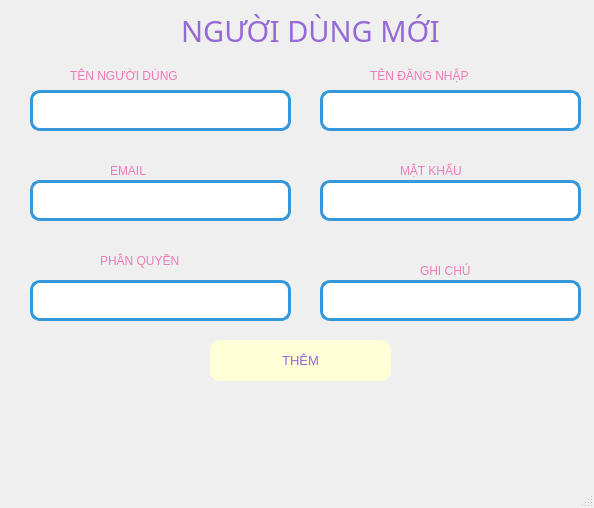
<?xml version="1.0" encoding="UTF-8"?>
<ui version="4.0">
 <class>MainWindow</class>
 <widget class="QMainWindow" name="MainWindow">
  <property name="geometry">
   <rect>
    <x>0</x>
    <y>0</y>
    <width>594</width>
    <height>508</height>
   </rect>
  </property>
  <property name="windowTitle">
   <string>MainWindow</string>
  </property>
  <widget class="QWidget" name="centralwidget">
   <widget class="QTextEdit" name="txt_email">
    <property name="geometry">
     <rect>
      <x>30</x>
      <y>180</y>
      <width>261</width>
      <height>41</height>
     </rect>
    </property>
    <property name="styleSheet">
     <string notr="true">border-radius: 10px;
        border: 3px solid #3498db;  /* Viền xanh dương */
        background-color: #ffffff</string>
    </property>
   </widget>
   <widget class="QLabel" name="labelTitle">
    <property name="geometry">
     <rect>
      <x>120</x>
      <y>10</y>
      <width>381</width>
      <height>41</height>
     </rect>
    </property>
    <property name="font">
     <font>
      <family>Segoe UI Black</family>
      <pointsize>22</pointsize>
      <weight>10</weight>
      <italic>false</italic>
      <bold>false</bold>
     </font>
    </property>
    <property name="styleSheet">
     <string notr="true">color: rgb(149, 106, 214);
font: 87 22pt &quot;Segoe UI Black&quot;;</string>
    </property>
    <property name="text">
     <string>NGƯỜI DÙNG MỚI</string>
    </property>
    <property name="alignment">
     <set>Qt::AlignCenter</set>
    </property>
   </widget>
   <widget class="QPushButton" name="btn_them">
    <property name="geometry">
     <rect>
      <x>210</x>
      <y>340</y>
      <width>181</width>
      <height>41</height>
     </rect>
    </property>
    <property name="font">
     <font>
      <pointsize>10</pointsize>
     </font>
    </property>
    <property name="styleSheet">
     <string>background-color: rgb(255, 255, 215); color: rgb(149, 106, 214); border-radius: 10px;</string>
    </property>
    <property name="text">
     <string>THÊM</string>
    </property>
   </widget>
   <widget class="QTextEdit" name="txt_tenND">
    <property name="geometry">
     <rect>
      <x>30</x>
      <y>90</y>
      <width>261</width>
      <height>41</height>
     </rect>
    </property>
    <property name="styleSheet">
     <string notr="true">border-radius: 10px;
        border: 3px solid #3498db;  /* Viền xanh dương */
        background-color: #ffffff</string>
    </property>
   </widget>
   <widget class="QLabel" name="label_3">
    <property name="geometry">
     <rect>
      <x>110</x>
      <y>160</y>
      <width>81</width>
      <height>21</height>
     </rect>
    </property>
    <property name="styleSheet">
     <string notr="true">font: 10pt &quot;UTM Bell&quot;;
color: rgb(241, 121, 184);
</string>
    </property>
    <property name="text">
     <string>EMAIL</string>
    </property>
   </widget>
   <widget class="QLabel" name="label_2">
    <property name="geometry">
     <rect>
      <x>370</x>
      <y>60</y>
      <width>131</width>
      <height>31</height>
     </rect>
    </property>
    <property name="styleSheet">
     <string notr="true">font: 10pt &quot;UTM Bell&quot;;
color: rgb(241, 121, 184);
</string>
    </property>
    <property name="text">
     <string>TÊN ĐĂNG NHẬP</string>
    </property>
   </widget>
   <widget class="QLabel" name="label">
    <property name="geometry">
     <rect>
      <x>70</x>
      <y>60</y>
      <width>191</width>
      <height>31</height>
     </rect>
    </property>
    <property name="styleSheet">
     <string notr="true">font: 10pt &quot;UTM Bell&quot;;
color: rgb(241, 121, 184);
</string>
    </property>
    <property name="text">
     <string>TÊN NGƯỜI DÙNG</string>
    </property>
   </widget>
   <widget class="QTextEdit" name="txt_tenDN">
    <property name="geometry">
     <rect>
      <x>320</x>
      <y>90</y>
      <width>261</width>
      <height>41</height>
     </rect>
    </property>
    <property name="styleSheet">
     <string notr="true">border-radius: 10px;
        border: 3px solid #3498db;  /* Viền xanh dương */
        background-color: #ffffff</string>
    </property>
   </widget>
   <widget class="QLabel" name="label_6">
    <property name="geometry">
     <rect>
      <x>420</x>
      <y>260</y>
      <width>71</width>
      <height>21</height>
     </rect>
    </property>
    <property name="styleSheet">
     <string notr="true">font: 10pt &quot;UTM Bell&quot;;
color: rgb(241, 121, 184);
</string>
    </property>
    <property name="text">
     <string>GHI CHÚ</string>
    </property>
   </widget>
   <widget class="QTextEdit" name="txt_note">
    <property name="geometry">
     <rect>
      <x>320</x>
      <y>280</y>
      <width>261</width>
      <height>41</height>
     </rect>
    </property>
    <property name="styleSheet">
     <string notr="true">border-radius: 10px;
        border: 3px solid #3498db;  /* Viền xanh dương */
        background-color: #ffffff</string>
    </property>
   </widget>
   <widget class="QLabel" name="label_5">
    <property name="geometry">
     <rect>
      <x>400</x>
      <y>160</y>
      <width>81</width>
      <height>21</height>
     </rect>
    </property>
    <property name="styleSheet">
     <string notr="true">font: 10pt &quot;UTM Bell&quot;;
color: rgb(241, 121, 184);
</string>
    </property>
    <property name="text">
     <string>MẬT KHẨU</string>
    </property>
   </widget>
   <widget class="QTextEdit" name="txt_pass">
    <property name="geometry">
     <rect>
      <x>320</x>
      <y>180</y>
      <width>261</width>
      <height>41</height>
     </rect>
    </property>
    <property name="styleSheet">
     <string notr="true">border-radius: 10px;
        border: 3px solid #3498db;  /* Viền xanh dương */
        background-color: #ffffff</string>
    </property>
   </widget>
   <widget class="QComboBox" name="cbo_role">
    <property name="geometry">
     <rect>
      <x>30</x>
      <y>280</y>
      <width>261</width>
      <height>41</height>
     </rect>
    </property>
    <property name="font">
     <font>
      <weight>75</weight>
      <bold>true</bold>
     </font>
    </property>
    <property name="styleSheet">
     <string notr="true">QComboBox {
          background-color: white;
          border: 3px solid #3498db;  /* Viền xanh dương */
          border-radius: 10px;
          padding: 5px;
      }
      QComboBox::drop-down {
          border: none;
          background: transparent;
      }
      QComboBox::down-arrow {
          image: url(down-arrow.png); /* Thay bằng icon của bạn */
          width: 14px;
          height: 14px;
      }</string>
    </property>
   </widget>
   <widget class="QLabel" name="label_7">
    <property name="geometry">
     <rect>
      <x>100</x>
      <y>250</y>
      <width>111</width>
      <height>21</height>
     </rect>
    </property>
    <property name="styleSheet">
     <string notr="true">font: 10pt &quot;UTM Bell&quot;;
color: rgb(241, 121, 184);
</string>
    </property>
    <property name="text">
     <string>PHÂN QUYỀN</string>
    </property>
   </widget>
  </widget>
  <widget class="QMenuBar" name="menubar">
   <property name="geometry">
    <rect>
     <x>0</x>
     <y>0</y>
     <width>594</width>
     <height>26</height>
    </rect>
   </property>
  </widget>
  <widget class="QStatusBar" name="statusbar"/>
 </widget>
 <resources/>
 <connections/>
</ui>
